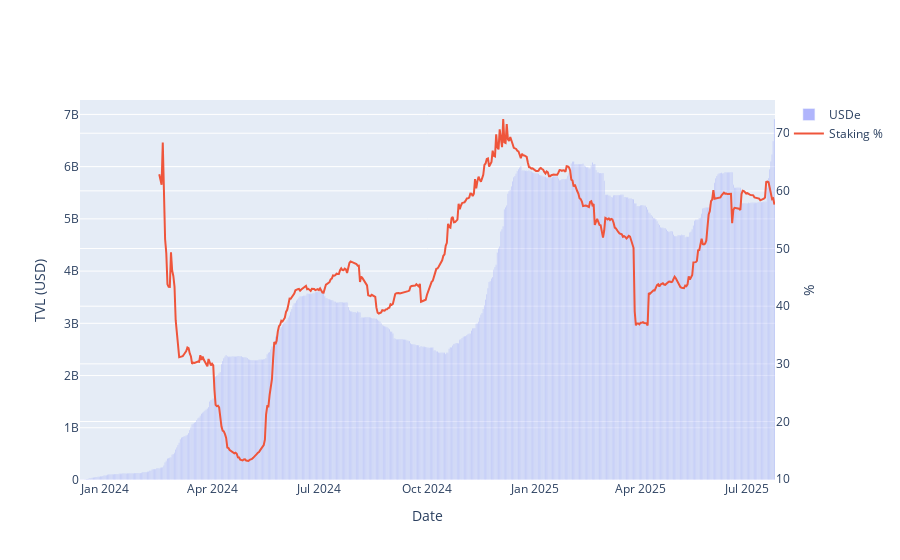

The code cell stored with this chart in its notebook:
### Markdown cell above
### USDe staking

### Code cell
query = """
WITH usde_data AS (
    SELECT 
        DATE(time) as date,
        SUM(circulating) as usde
    FROM llama.circulating
    WHERE id = 146
    GROUP BY DATE(time)
),
susde_data AS (
    SELECT 
        DATE(time) as date,
        tvl_usd as susde
    FROM llama.yield_pools
    WHERE pool_id = '66985a81-9c51-46ca-9977-42b4fe7bc6df'
),
combined_data AS (
    SELECT 
        COALESCE(u.date, s.date) as date,
        u.usde,
        s.susde
    FROM usde_data u
    FULL OUTER JOIN susde_data s ON u.date = s.date
),
ranked_data AS (
    SELECT 
        date,
        usde,
        susde,
        CASE 
            WHEN usde IS NOT NULL AND usde > 0 
            THEN (susde / usde) * 100 
            ELSE NULL 
        END as staking_perc,
        ROW_NUMBER() OVER (PARTITION BY date ORDER BY date DESC) as rn
    FROM combined_data
)
SELECT 
    date,
    usde,
    susde,
    staking_perc
FROM ranked_data
WHERE rn = 1
ORDER BY date
"""
df = pd.read_sql(query, engine)
current_staking_perc = df[df['date'] == df['date'].max()]['staking_perc'].values[0]

fig = go.Figure()
fig.add_trace(go.Bar(x=df['date'], y=df['usde'], name='USDe', opacity=0.5, yaxis='y'))

fig.add_trace(go.Scatter(
      x=df['date'],
      y=df['staking_perc'],
      mode='lines',
      name='Staking %',
      yaxis='y2'
  ))
fig.update_layout(
      yaxis2=dict(
          title="%",
          overlaying='y',
          side='right'
      ),
    # title="Current USDe TVL: {:.2f}B, staking {:.2f}%".format(tvl_usde/1e9, current_staking_perc),
    xaxis_title="Date",
    yaxis_title="TVL (USD)",
  )

### Figure 1 — Plotly figure (JSON) as saved in the notebook; plotly's stock layout.template omitted (floating-point values rounded to 4 significant figures; data arrays with more than 128 entries replaced by an {"elided": "..."} marker saying what was removed)
{"data": [{"name": "USDe", "opacity": 0.5, "type": "bar", "x": {"elided": "592 str values"}, "y": {"elided": "592 float values"}, "yaxis": "y"}, {"mode": "lines", "name": "Staking %", "type": "scatter", "x": {"elided": "592 str values"}, "y": {"elided": "592 float values"}, "yaxis": "y2"}], "layout": {"xaxis": {"title": {"text": "Date"}}, "yaxis": {"title": {"text": "TVL (USD)"}}, "yaxis2": {"overlaying": "y", "side": "right", "title": {"text": "%"}}}}
